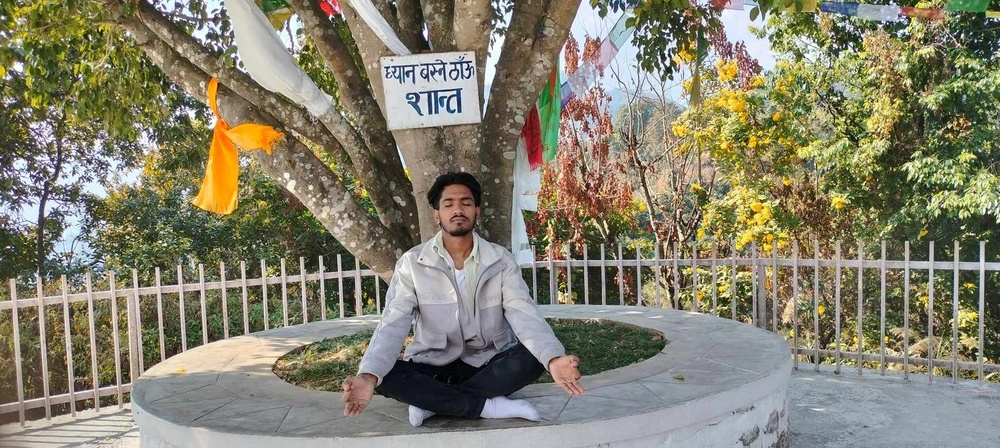
#> input picture kale.jpg, 1000 x 448 px, shrunk from 1734 x 776 before the run
$ python mycode.py
#> lines starting #> are read from the running program, lines starting #| are printed output that depends on the picture
import cv2
image = cv2.imread("kale.jpg")
#> image is the input picture: shape (448, 1000, 3); mean B, G, R 109.5, 129, 132.6

# convert to grey scale
grey_filter = cv2.cvtColor( image , cv2.COLOR_BGR2GRAY)
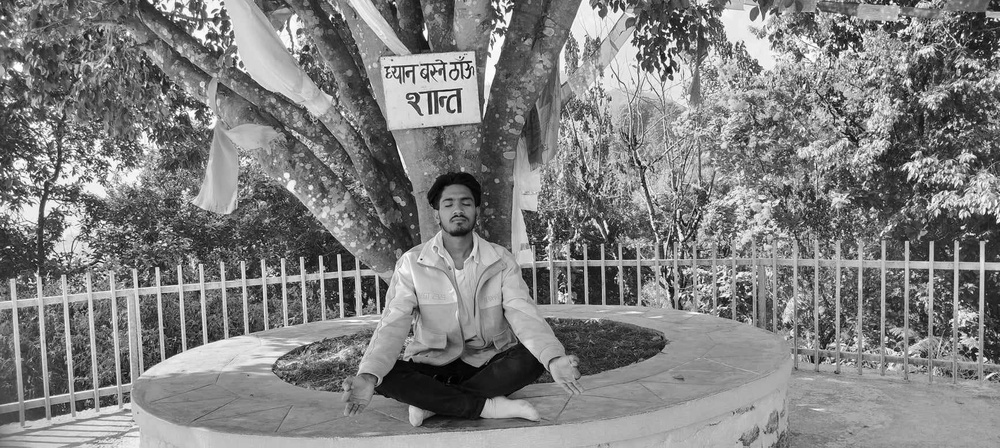
#> grey_filter: shape (448, 1000); min 0, max 255, mean 127.8

#invert the color
invert  = cv2.bitwise_not(grey_filter)
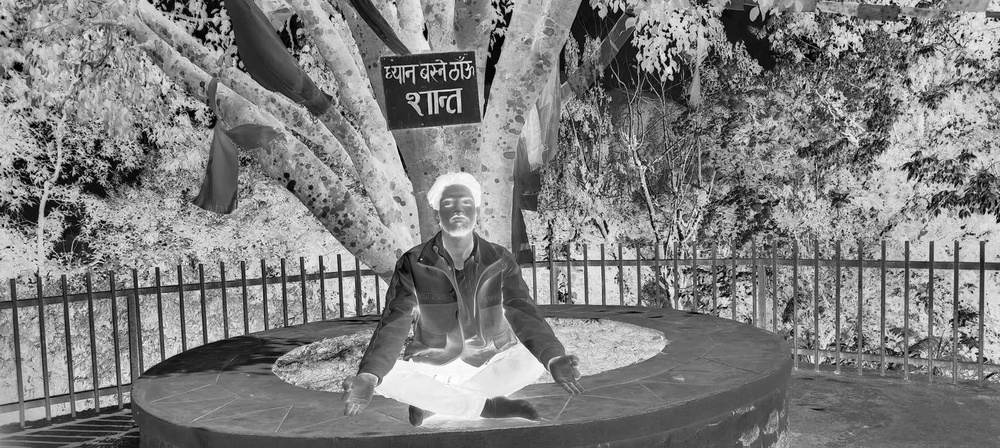
#> invert: shape (448, 1000); min 0, max 255, mean 127.2

#blur the color
blur = cv2.GaussianBlur(invert , (45,45) , 0)
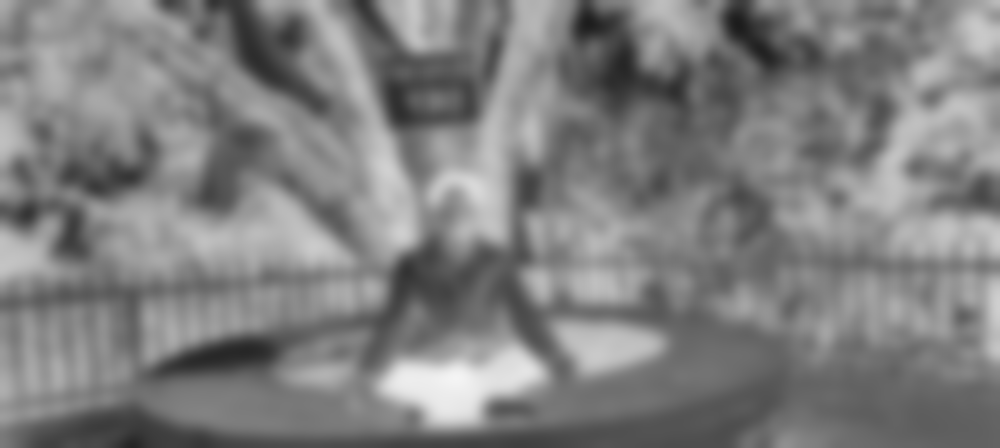
#> blur: shape (448, 1000); min 28, max 244, mean 127.2

#inverted blurr
invertedBlur = cv2.bitwise_not(blur)
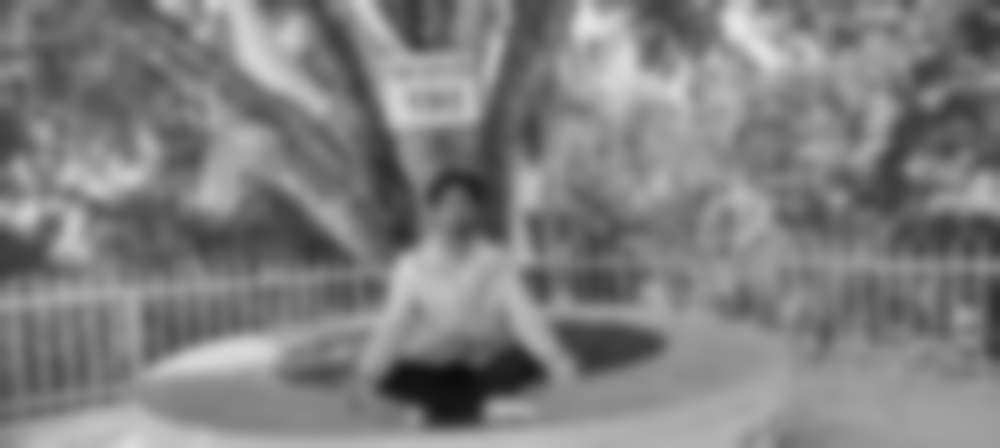
#> invertedBlur: shape (448, 1000); min 11, max 227, mean 127.8


#convert to sketch
sketch = cv2.divide(grey_filter , invertedBlur , scale=256.0)
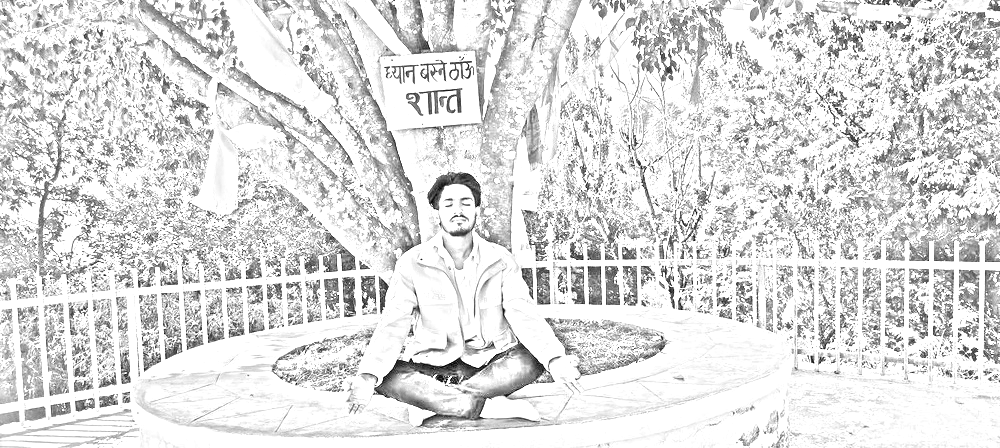
#> sketch: shape (448, 1000); min 0, max 255, mean 221.2

#save the image
cv2.imwrite("output.png" , sketch)

$ run again, with bishal.jpg copied over kale.jpg
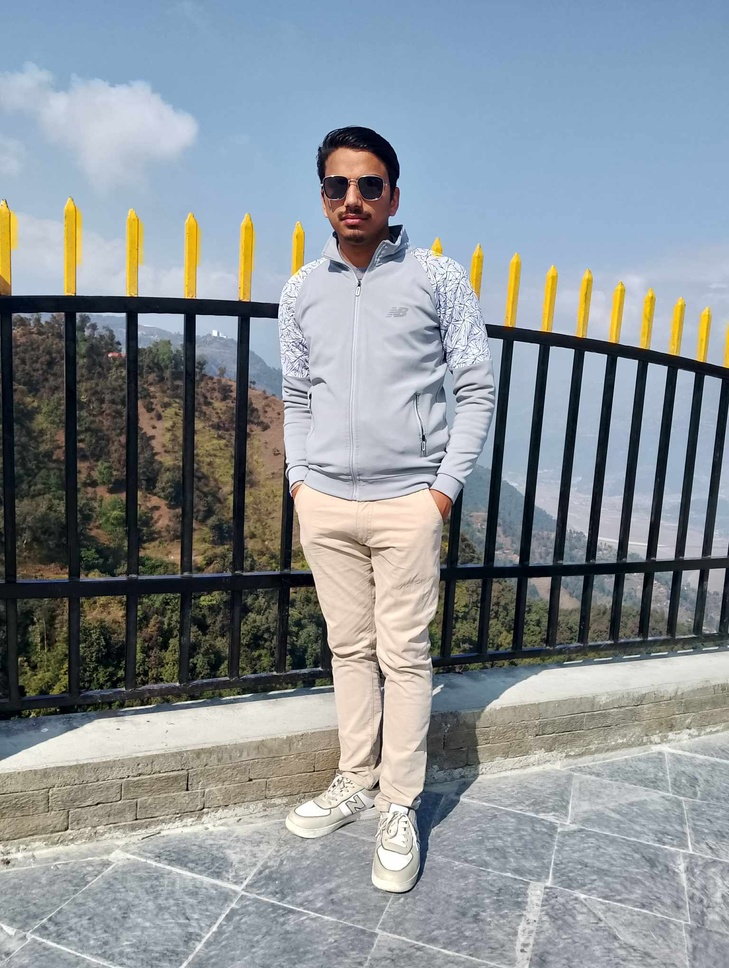
#> input picture bishal.jpg, 729 x 968 px, shrunk from 1536 x 2040 before the run
#> image is the input picture: shape (968, 729, 3); mean B, G, R 151.6, 146.3, 138.9
#> `invertedBlur = cv2.bitwise_not(blur)`:
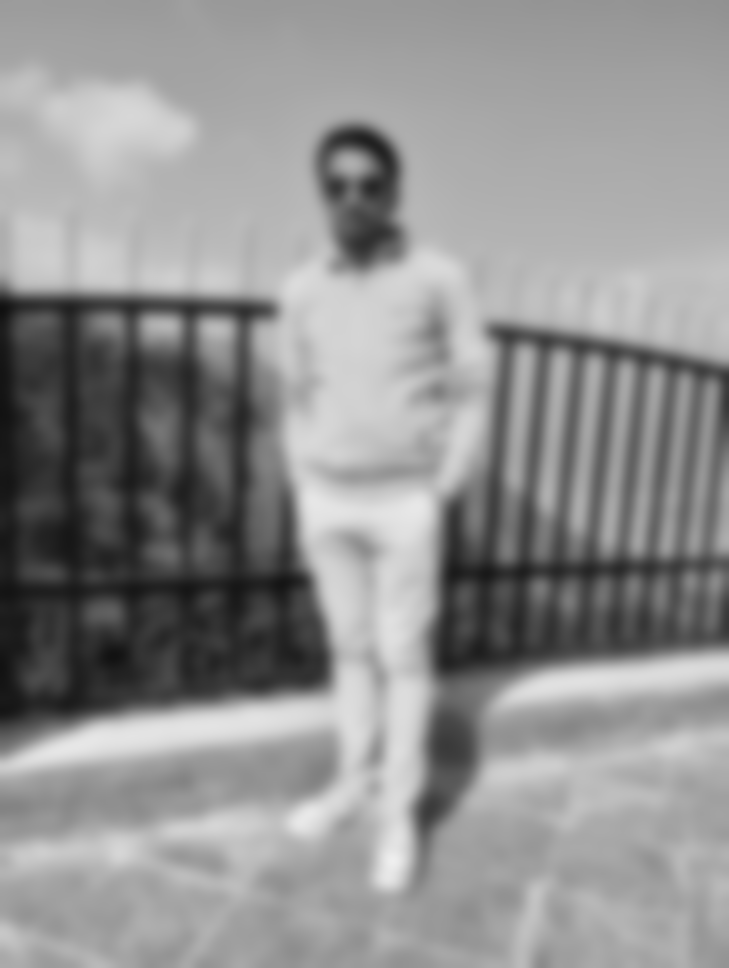
#> invertedBlur: shape (968, 729); min 16, max 239, mean 144.7
#> `sketch = cv2.divide(grey_filter , invertedBlur , scale=256.0)`:
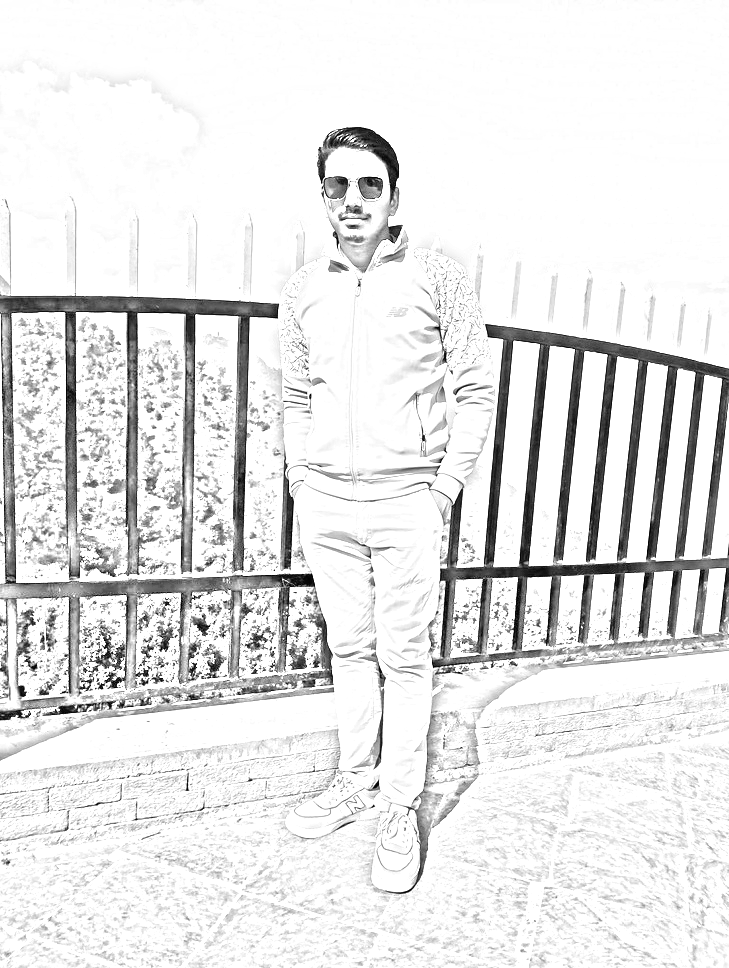
#> sketch: shape (968, 729); min 0, max 255, mean 230
